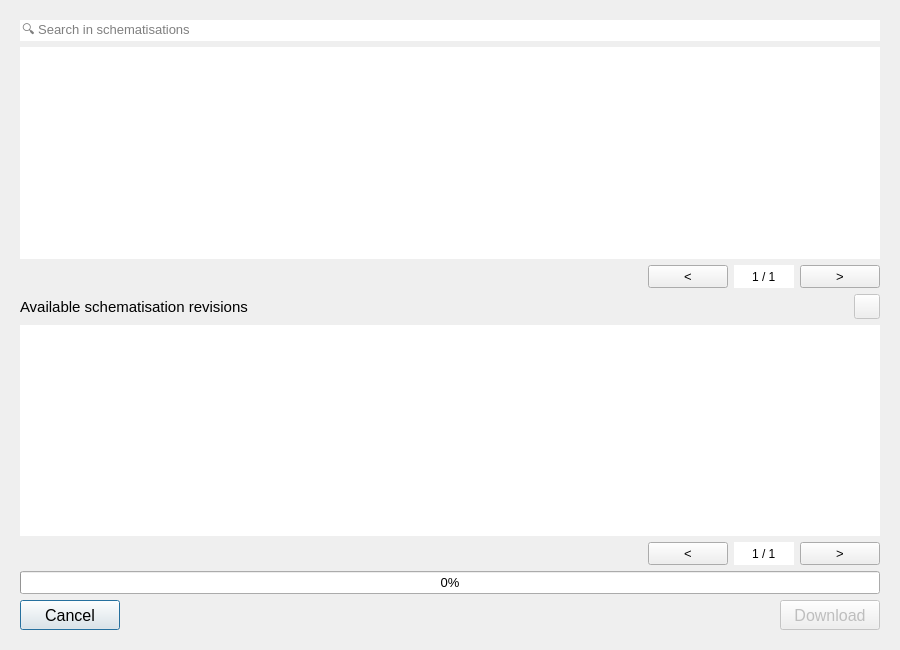
<?xml version="1.0" encoding="UTF-8"?>
<ui version="4.0">
 <class>Dialog</class>
 <widget class="QDialog" name="Dialog">
  <property name="geometry">
   <rect>
    <x>0</x>
    <y>0</y>
    <width>900</width>
    <height>650</height>
   </rect>
  </property>
  <property name="windowTitle">
   <string>Download schematisation</string>
  </property>
  <layout class="QGridLayout" name="gridLayout">
   <item row="0" column="0">
    <widget class="QWidget" name="schematisation_download_widget" native="true">
     <property name="sizePolicy">
      <sizepolicy hsizetype="Preferred" vsizetype="Expanding">
       <horstretch>0</horstretch>
       <verstretch>0</verstretch>
      </sizepolicy>
     </property>
     <property name="minimumSize">
      <size>
       <width>500</width>
       <height>300</height>
      </size>
     </property>
     <layout class="QGridLayout" name="gridLayout_8">
      <item row="1" column="0" colspan="2">
       <widget class="QTreeView" name="schematisations_tv">
        <property name="font">
         <font>
          <pointsize>10</pointsize>
         </font>
        </property>
        <property name="frameShape">
         <enum>QFrame::NoFrame</enum>
        </property>
        <property name="editTriggers">
         <set>QAbstractItemView::NoEditTriggers</set>
        </property>
        <property name="sortingEnabled">
         <bool>true</bool>
        </property>
        <attribute name="headerShowSortIndicator" stdset="0">
         <bool>true</bool>
        </attribute>
       </widget>
      </item>
      <item row="0" column="0" colspan="2">
       <widget class="QLineEdit" name="schematisations_search_le">
        <property name="font">
         <font>
          <pointsize>10</pointsize>
         </font>
        </property>
        <property name="frame">
         <bool>false</bool>
        </property>
        <property name="placeholderText">
         <string>🔍 Search in schematisations</string>
        </property>
       </widget>
      </item>
      <item row="7" column="0" colspan="2">
       <widget class="QProgressBar" name="pbar_download">
        <property name="font">
         <font>
          <pointsize>10</pointsize>
         </font>
        </property>
        <property name="value">
         <number>0</number>
        </property>
        <property name="alignment">
         <set>Qt::AlignCenter</set>
        </property>
       </widget>
      </item>
      <item row="8" column="0" colspan="2">
       <layout class="QHBoxLayout" name="horizontalLayout_2">
        <property name="bottomMargin">
         <number>0</number>
        </property>
        <item>
         <widget class="QPushButton" name="pb_cancel">
          <property name="minimumSize">
           <size>
            <width>100</width>
            <height>30</height>
           </size>
          </property>
          <property name="maximumSize">
           <size>
            <width>16777215</width>
            <height>16777215</height>
           </size>
          </property>
          <property name="font">
           <font>
            <pointsize>12</pointsize>
           </font>
          </property>
          <property name="text">
           <string>Cancel</string>
          </property>
         </widget>
        </item>
        <item>
         <spacer name="horizontalSpacer_7">
          <property name="orientation">
           <enum>Qt::Horizontal</enum>
          </property>
          <property name="sizeHint" stdset="0">
           <size>
            <width>40</width>
            <height>20</height>
           </size>
          </property>
         </spacer>
        </item>
        <item>
         <widget class="QPushButton" name="pb_download">
          <property name="enabled">
           <bool>false</bool>
          </property>
          <property name="minimumSize">
           <size>
            <width>100</width>
            <height>30</height>
           </size>
          </property>
          <property name="maximumSize">
           <size>
            <width>16777215</width>
            <height>16777215</height>
           </size>
          </property>
          <property name="font">
           <font>
            <pointsize>12</pointsize>
           </font>
          </property>
          <property name="text">
           <string>Download</string>
          </property>
         </widget>
        </item>
       </layout>
      </item>
      <item row="2" column="0" colspan="2">
       <layout class="QHBoxLayout" name="horizontalLayout">
        <property name="topMargin">
         <number>0</number>
        </property>
        <property name="bottomMargin">
         <number>0</number>
        </property>
        <item>
         <spacer name="horizontalSpacer_13">
          <property name="orientation">
           <enum>Qt::Horizontal</enum>
          </property>
          <property name="sizeHint" stdset="0">
           <size>
            <width>400</width>
            <height>20</height>
           </size>
          </property>
         </spacer>
        </item>
        <item>
         <widget class="QPushButton" name="pb_schematisations_prev_page">
          <property name="sizePolicy">
           <sizepolicy hsizetype="Minimum" vsizetype="Minimum">
            <horstretch>0</horstretch>
            <verstretch>0</verstretch>
           </sizepolicy>
          </property>
          <property name="minimumSize">
           <size>
            <width>40</width>
            <height>20</height>
           </size>
          </property>
          <property name="maximumSize">
           <size>
            <width>16777215</width>
            <height>16777215</height>
           </size>
          </property>
          <property name="font">
           <font>
            <pointsize>10</pointsize>
           </font>
          </property>
          <property name="layoutDirection">
           <enum>Qt::LeftToRight</enum>
          </property>
          <property name="text">
           <string>&lt;</string>
          </property>
         </widget>
        </item>
        <item>
         <widget class="QSpinBox" name="schematisations_page_sbox">
          <property name="sizePolicy">
           <sizepolicy hsizetype="Minimum" vsizetype="Minimum">
            <horstretch>0</horstretch>
            <verstretch>0</verstretch>
           </sizepolicy>
          </property>
          <property name="minimumSize">
           <size>
            <width>60</width>
            <height>20</height>
           </size>
          </property>
          <property name="focusPolicy">
           <enum>Qt::StrongFocus</enum>
          </property>
          <property name="styleSheet">
           <string notr="true">QSpinBox {background-color: white;}</string>
          </property>
          <property name="frame">
           <bool>false</bool>
          </property>
          <property name="alignment">
           <set>Qt::AlignCenter</set>
          </property>
          <property name="buttonSymbols">
           <enum>QAbstractSpinBox::NoButtons</enum>
          </property>
          <property name="suffix">
           <string> / 1</string>
          </property>
          <property name="minimum">
           <number>1</number>
          </property>
         </widget>
        </item>
        <item>
         <widget class="QPushButton" name="pb_schematisations_next_page">
          <property name="sizePolicy">
           <sizepolicy hsizetype="Minimum" vsizetype="Minimum">
            <horstretch>0</horstretch>
            <verstretch>0</verstretch>
           </sizepolicy>
          </property>
          <property name="minimumSize">
           <size>
            <width>40</width>
            <height>20</height>
           </size>
          </property>
          <property name="maximumSize">
           <size>
            <width>16777215</width>
            <height>16777215</height>
           </size>
          </property>
          <property name="font">
           <font>
            <pointsize>10</pointsize>
           </font>
          </property>
          <property name="text">
           <string>&gt;</string>
          </property>
         </widget>
        </item>
       </layout>
      </item>
      <item row="4" column="0" colspan="2">
       <layout class="QHBoxLayout" name="horizontalLayout_5">
        <property name="bottomMargin">
         <number>0</number>
        </property>
        <item>
         <widget class="QLabel" name="label">
          <property name="font">
           <font>
            <pointsize>11</pointsize>
           </font>
          </property>
          <property name="text">
           <string>Available schematisation revisions</string>
          </property>
         </widget>
        </item>
        <item>
         <spacer name="horizontalSpacer">
          <property name="orientation">
           <enum>Qt::Horizontal</enum>
          </property>
          <property name="sizeHint" stdset="0">
           <size>
            <width>40</width>
            <height>20</height>
           </size>
          </property>
         </spacer>
        </item>
        <item>
         <widget class="QToolButton" name="refresh_btn">
          <property name="enabled">
           <bool>false</bool>
          </property>
          <property name="minimumSize">
           <size>
            <width>0</width>
            <height>0</height>
           </size>
          </property>
          <property name="font">
           <font>
            <pointsize>10</pointsize>
           </font>
          </property>
          <property name="toolTip">
           <string>Refresh</string>
          </property>
          <property name="icon">
           <iconset>
            <normaloff>../icons/refresh.svg</normaloff>../icons/refresh.svg</iconset>
          </property>
          <property name="iconSize">
           <size>
            <width>18</width>
            <height>18</height>
           </size>
          </property>
         </widget>
        </item>
       </layout>
      </item>
      <item row="5" column="0" colspan="2">
       <widget class="QTreeView" name="revisions_tv">
        <property name="font">
         <font>
          <pointsize>10</pointsize>
         </font>
        </property>
        <property name="frameShape">
         <enum>QFrame::NoFrame</enum>
        </property>
        <property name="editTriggers">
         <set>QAbstractItemView::NoEditTriggers</set>
        </property>
       </widget>
      </item>
      <item row="6" column="0" colspan="2">
       <layout class="QHBoxLayout" name="horizontalLayout_4">
        <property name="topMargin">
         <number>0</number>
        </property>
        <property name="bottomMargin">
         <number>0</number>
        </property>
        <item>
         <spacer name="horizontalSpacer_14">
          <property name="orientation">
           <enum>Qt::Horizontal</enum>
          </property>
          <property name="sizeHint" stdset="0">
           <size>
            <width>400</width>
            <height>20</height>
           </size>
          </property>
         </spacer>
        </item>
        <item>
         <widget class="QPushButton" name="pb_revisions_prev_page">
          <property name="enabled">
           <bool>true</bool>
          </property>
          <property name="sizePolicy">
           <sizepolicy hsizetype="Minimum" vsizetype="Minimum">
            <horstretch>0</horstretch>
            <verstretch>0</verstretch>
           </sizepolicy>
          </property>
          <property name="minimumSize">
           <size>
            <width>40</width>
            <height>20</height>
           </size>
          </property>
          <property name="maximumSize">
           <size>
            <width>16777215</width>
            <height>16777215</height>
           </size>
          </property>
          <property name="font">
           <font>
            <pointsize>10</pointsize>
           </font>
          </property>
          <property name="layoutDirection">
           <enum>Qt::LeftToRight</enum>
          </property>
          <property name="text">
           <string>&lt;</string>
          </property>
         </widget>
        </item>
        <item>
         <widget class="QSpinBox" name="revisions_page_sbox">
          <property name="enabled">
           <bool>true</bool>
          </property>
          <property name="sizePolicy">
           <sizepolicy hsizetype="Minimum" vsizetype="Minimum">
            <horstretch>0</horstretch>
            <verstretch>0</verstretch>
           </sizepolicy>
          </property>
          <property name="minimumSize">
           <size>
            <width>60</width>
            <height>20</height>
           </size>
          </property>
          <property name="focusPolicy">
           <enum>Qt::StrongFocus</enum>
          </property>
          <property name="styleSheet">
           <string notr="true">QSpinBox {background-color: white;}</string>
          </property>
          <property name="frame">
           <bool>false</bool>
          </property>
          <property name="alignment">
           <set>Qt::AlignCenter</set>
          </property>
          <property name="buttonSymbols">
           <enum>QAbstractSpinBox::NoButtons</enum>
          </property>
          <property name="suffix">
           <string> / 1</string>
          </property>
          <property name="minimum">
           <number>1</number>
          </property>
         </widget>
        </item>
        <item>
         <widget class="QPushButton" name="pb_revisions_next_page">
          <property name="enabled">
           <bool>true</bool>
          </property>
          <property name="sizePolicy">
           <sizepolicy hsizetype="Minimum" vsizetype="Minimum">
            <horstretch>0</horstretch>
            <verstretch>0</verstretch>
           </sizepolicy>
          </property>
          <property name="minimumSize">
           <size>
            <width>40</width>
            <height>20</height>
           </size>
          </property>
          <property name="maximumSize">
           <size>
            <width>16777215</width>
            <height>16777215</height>
           </size>
          </property>
          <property name="font">
           <font>
            <pointsize>10</pointsize>
           </font>
          </property>
          <property name="text">
           <string>&gt;</string>
          </property>
         </widget>
        </item>
       </layout>
      </item>
     </layout>
    </widget>
   </item>
  </layout>
 </widget>
 <tabstops>
  <tabstop>schematisations_search_le</tabstop>
  <tabstop>schematisations_tv</tabstop>
  <tabstop>pb_schematisations_prev_page</tabstop>
  <tabstop>schematisations_page_sbox</tabstop>
  <tabstop>pb_schematisations_next_page</tabstop>
  <tabstop>refresh_btn</tabstop>
  <tabstop>revisions_tv</tabstop>
  <tabstop>pb_revisions_prev_page</tabstop>
  <tabstop>revisions_page_sbox</tabstop>
  <tabstop>pb_revisions_next_page</tabstop>
  <tabstop>pb_download</tabstop>
  <tabstop>pb_cancel</tabstop>
 </tabstops>
 <resources/>
 <connections/>
</ui>
